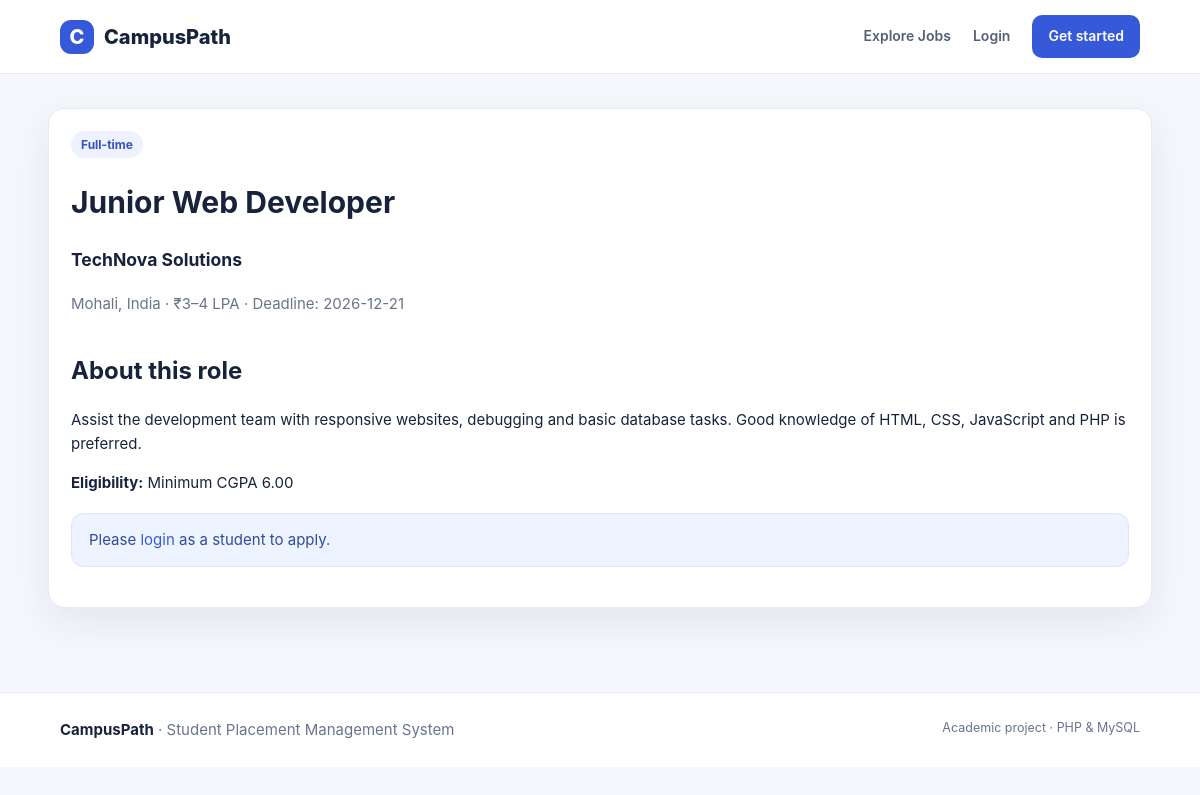
Page /job.php?id=1 on the committed database.
### tables this page shows
CREATE TABLE jobs (
 id INT AUTO_INCREMENT PRIMARY KEY,
 company_id INT NOT NULL,
 title VARCHAR(150) NOT NULL,
 description TEXT NOT NULL,
 location VARCHAR(120) DEFAULT NULL,
 job_type ENUM('Full-time','Internship','Part-time') DEFAULT 'Full-time',
 salary VARCHAR(100) DEFAULT NULL,
 min_cgpa DECIMAL(4,2) NOT NULL DEFAULT 0,
 deadline DATE DEFAULT NULL,
 status ENUM('Open','Closed') NOT NULL DEFAULT 'Open',
 created_at TIMESTAMP DEFAULT CURRENT_TIMESTAMP,
 CONSTRAINT fk_jobs_company FOREIGN KEY(company_id) REFERENCES companies(id) ON DELETE CASCADE
);

CREATE TABLE companies (
 id INT AUTO_INCREMENT PRIMARY KEY,
 name VARCHAR(150) NOT NULL,
 website VARCHAR(255) DEFAULT NULL,
 description TEXT DEFAULT NULL,
 created_at TIMESTAMP DEFAULT CURRENT_TIMESTAMP
);

### config.php (called while the page is built, shortened)
<?php
function e(?string $value): string {
    return htmlspecialchars($value ?? '', ENT_QUOTES, 'UTF-8');
}
function is_logged_in(): bool {
    return isset($_SESSION['user_id']);
}

### job.php (the view, shortened to what this page needs)
<?php
require_once 'config.php';
$id=(int)($_GET['id']??0);$stmt=$pdo->prepare("SELECT j.*,c.name company_name,c.website,c.description company_description FROM jobs j JOIN companies c ON c.id=j.company_id WHERE j.id=?");$stmt->execute([$id]);$job=$stmt->fetch();
$applied=false;$student=null;
$pageTitle=$job['title'];require 'includes/header.php';
?>
<div class="panel"><span class="tag"><?=e($job['job_type'])?></span><h1><?=e($job['title'])?></h1><h3><?=e($job['company_name'])?></h3><p class="sub"><?=e($job['location'])?> · <?=e($job['salary']?:'Salary not disclosed')?> · Deadline: <?=e($job['deadline']?:'Not specified')?></p><div class="section-head"><h2>About this role</h2></div><p><?=nl2br(e($job['description']))?></p><p><strong>Eligibility:</strong> Minimum CGPA <?=e((string)$job['min_cgpa'])?></p>
<?php if(!is_logged_in()):?><div class="notice">Please <a href="login.php">login</a> as a student to apply.</div>
<?php elseif(is_admin()):?><div class="notice">Admin accounts cannot apply to jobs.</div>
<?php elseif($applied):?><div class="alert">You have already applied. <a href="my_applications.php">Track your application</a>.</div>
<?php endif;?>
</div>
<?php require 'includes/footer.php'; ?>

### style.css (style rules this page uses)
:root { --ink:#17233b;--muted:#68758d;--primary:#3659d9;--primary2:#243fa8;--line:#e6eaf2;--surface:#fff;--bg:#f5f7fc;--green:#16845b;--red:#bd3c4a;--shadow:0 14px 40px rgba(25,42,85,.08) }
* { box-sizing:border-box }
body { margin:0;background:var(--bg);color:var(--ink);font:15px/1.6 Inter,ui-sans-serif,system-ui,-apple-system,Segoe UI,sans-serif }
a { color:var(--primary);text-decoration:none }
.section-head { display:flex;align-items:end;justify-content:space-between;margin:36px 0 18px }
.section-head h2 { margin:0;font-size:24px }
.muted,.sub { color:var(--muted) }
.card,.panel,.form-card,.stat { background:var(--surface);border:1px solid var(--line);border-radius:17px;padding:22px;box-shadow:var(--shadow) }
.tag { display:inline-block;background:#eef2ff;color:#3653bd;border-radius:30px;padding:4px 10px;font-size:12px;font-weight:700 }
.notice { background:#edf3ff;border:1px solid #dce6ff;padding:14px 17px;border-radius:12px;color:#314b9c;margin:18px 0 }

### rows in the picture
jobs: job_type "Full-time", title "Junior Web Developer", company.name "TechNova Solutions", location "Mohali, India", salary "₹3–4 LPA", deadline "2026-12-21", description "Assist the development team with responsive websites, debugging and basic database tasks. Good knowledge of HTML, CSS, JavaScript and PHP is preferred.", min_cgpa "6.00"
